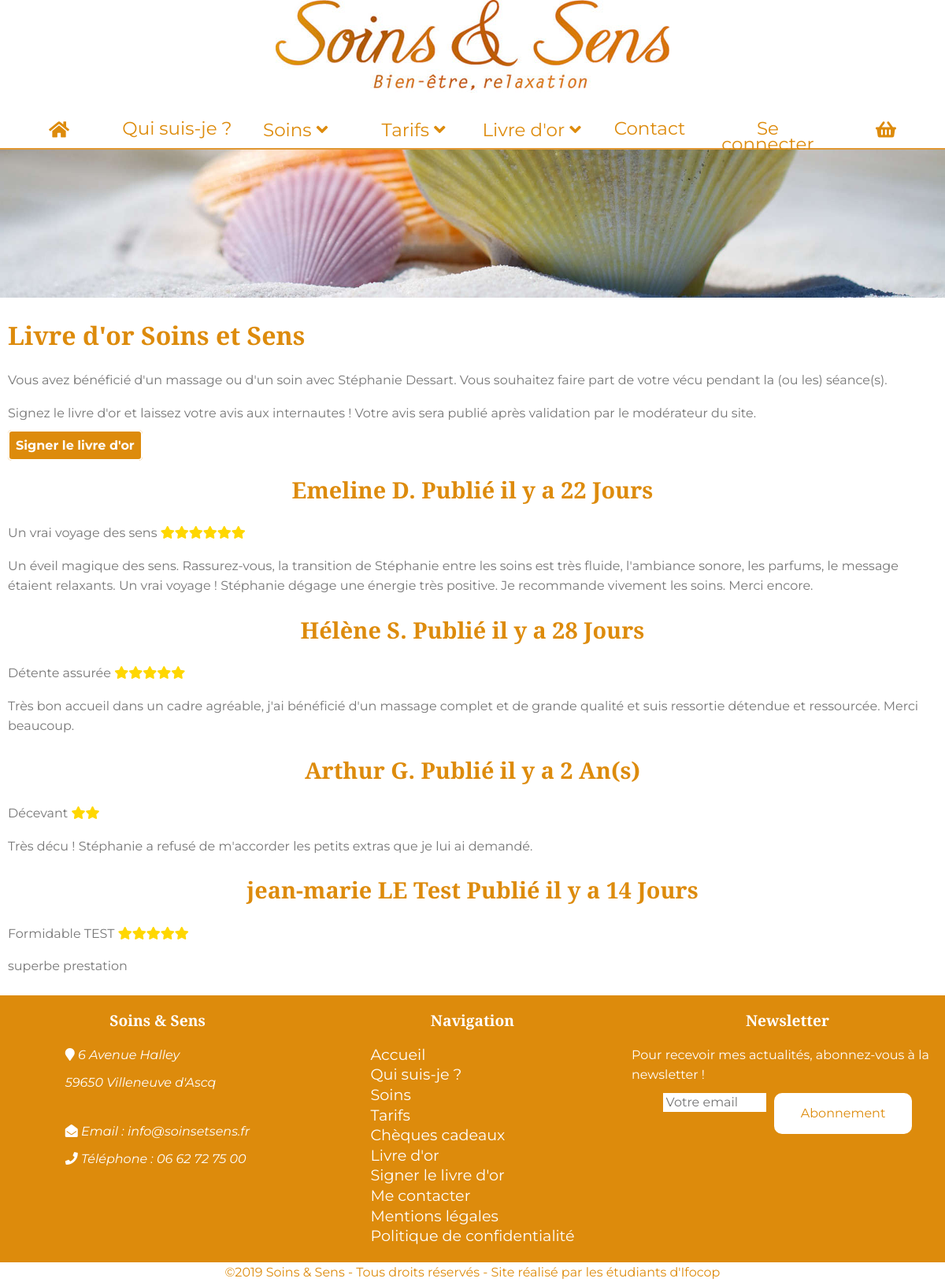
The page /avis-clients.php on the database its author committed.
### tables this page shows
CREATE TABLE `Livre_or` (
  `ID` int(11) UNSIGNED NOT NULL,
  `Titre` text NOT NULL,
  `Note` int(11) NOT NULL,
  `Date` date NOT NULL,
  `Commentaire` text NOT NULL,
  `Nom` text NOT NULL,
  `Email` text NOT NULL,
  `Statut` tinyint(1) NOT NULL
);

### templates/avis-clients.phtml (the view)
<?php include 'header.php'; ?>
					<main class='avis'>
						<h1>Livre d'or Soins et Sens</h1>
						<p>Vous avez bénéficié d'un massage ou d'un soin avec Stéphanie Dessart. Vous souhaitez faire part de votre vécu pendant la (ou les) séance(s).</p>
						<p>Signez le livre d'or et laissez votre avis aux internautes ! Votre avis sera publié après validation par le modérateur du site.</p>
						<p class='livreor'><a href='ecrire-avis.html'>Signer le livre d'or</a></p>
						 <?php foreach($avis_clients as $key => $avis) :?>
						<h2><?= $avis['Nom'] ?> Publié il y a <?= dateAvis($avis['Date']); ?></h2>
						<p><?= $avis['Titre'] ?> <?= etoiles($avis['Note']) ?> </p>
						<p><?= $avis['Commentaire'] ?> </p>
					    <?php endforeach; ?>
					</main>
<?php include 'footer.php'; ?>

### avis-clients.php (shortened to what this page needs)
<?php  session_start();
include "bdd.php";
$query= $bdd -> prepare("SELECT Titre, Note, Date, Commentaire, Nom  FROM Livre_or WHERE Statut=1 ");
$query ->execute(array());
$avis_clients = $query ->fetchAll();
function dateAvis($date_avis){
	$now = date("Y-m-d");
	$diff = strtotime($now) - strtotime($date_avis);
	    $retour = array();
    $tmp = $diff;
    $retour['second'] = $tmp % 60;
    $tmp = floor( ($tmp - $retour['second']) /60 );
    $retour['minute'] = $tmp % 60;
    $tmp = floor( ($tmp - $retour['minute'])/60 );
    $retour['hour'] = $tmp % 24;
    $tmp = floor( ($tmp - $retour['hour'])  /24 );
if($tmp<31){
	$tmp = "$tmp Jours";
	return $tmp ;
}
else if($tmp<365) {
	$tmp = $tmp / 30;
	$tmp = floor($tmp);
	$tmp = "$tmp Mois";
	return $tmp;
}
else{
	$tmp = $tmp / 365;
	$tmp= floor($tmp);
	$tmp = "$tmp An(s)";
	return $tmp;
}
}
function etoiles($nb_etoiles){
	for($i=0; $i <= $nb_etoiles; $i ++){
	 echo "<i class='fas fa-star'></i>";
	}
}
include 'templates/avis-clients.phtml';

### style.css (style rules this page uses)
body { font-family: 'Montserrat', sans-serif; color: #777; background-color: #FFF; font-size: 1em; line-height: 1.6em; margin:0; }
h1, h2, h3 { font-family: 'Bree Serif', serif; color: #DD8B0C; font-weight: bold; }
h1 { font-size: 2.8em; line-height: 1.4em; font-weight: bold; }
h2 { font-size: 1.8em; line-height: 1.3em; font-weight: bold; }
main { min-height: 420px; }
main p, h1,h2,h3 { padding-left: 10px; padding-right: 10px; }
.avis i { color:#FFD700 ; }
.avis a { background-color: #DD8B0C; color: #FFFFFF; border : 2px solid #FFFFFF; border-radius: 5px; font-size: 1em; padding:8px; width:20%; height: auto; text-decoration: none; font-weight:bold; }
@media screen and (min-width:768px) { h2 { text-align: center; } }
@media (min-width: 1024px) { .avis { max-width: 1200px; margin: 0 auto; } }

### rows shown on the page
livre_or: Nom "Emeline D.", Date "22 Jours", Titre "Un vrai voyage des sens", Commentaire "Un éveil magique des sens. Rassurez-vous, la transition de Stéphanie entre les soins est très fluide, l'ambiance sonore, les parfums, le message étaient relaxants. Un vrai voyage ! Stéphanie dégage une énergie très positive. Je recommande vivement les soins. Merci encore."
livre_or: Nom "Hélène S.", Date "28 Jours", Titre "Détente assurée", Commentaire "Très bon accueil dans un cadre agréable, j'ai bénéficié d'un massage complet et de grande qualité et suis ressortie détendue et ressourcée. Merci beaucoup."
livre_or: Nom "Arthur G.", Date "2 An(s)", Titre "Décevant", Commentaire "Très décu ! Stéphanie a refusé de m'accorder les petits extras que je lui ai demandé."
livre_or: Nom "jean-marie LE Test", Date "14 Jours", Titre "Formidable TEST", Commentaire "superbe prestation"
